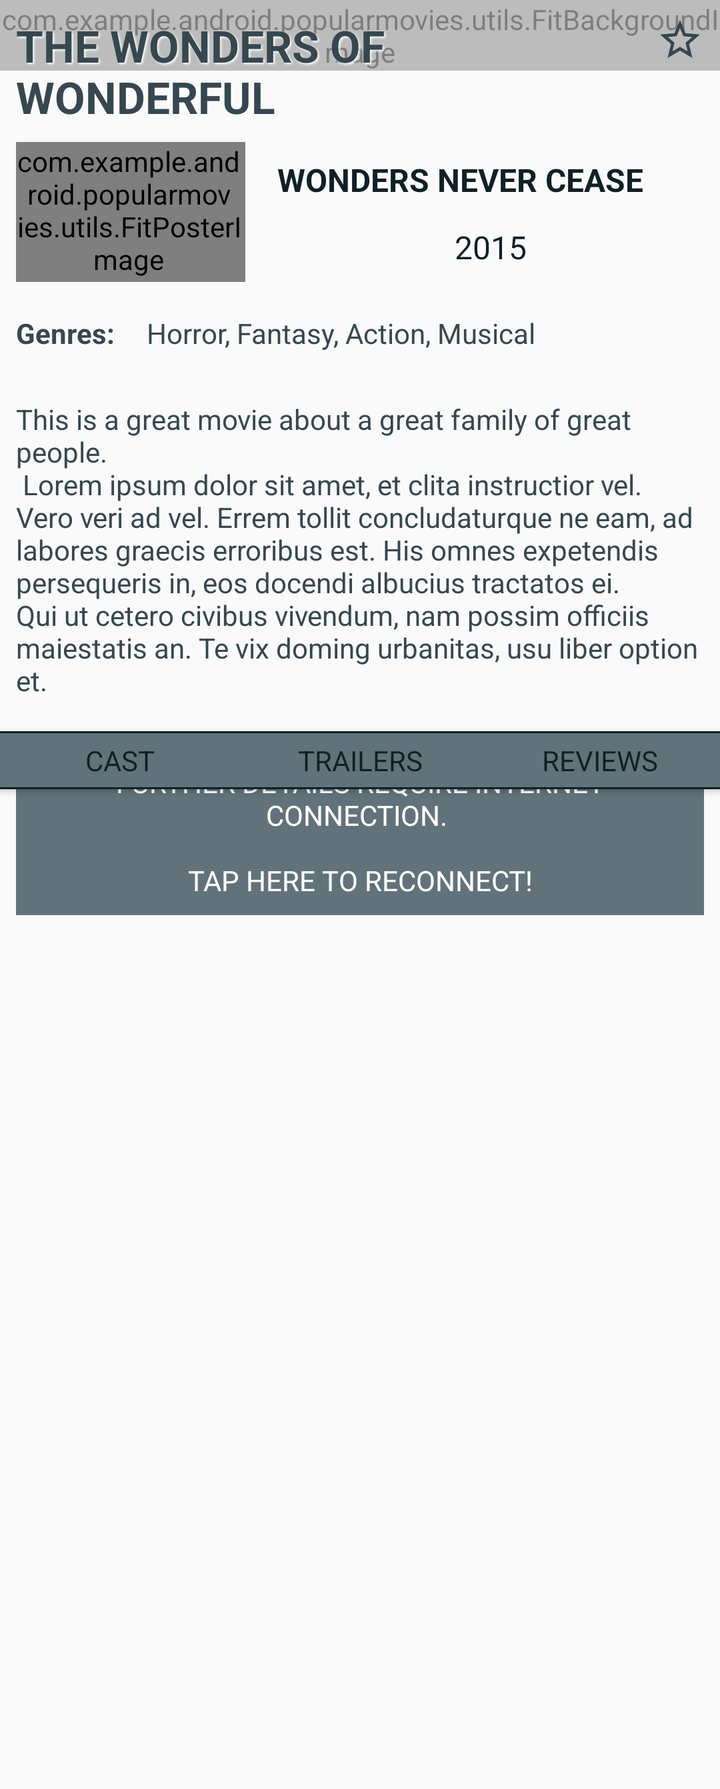
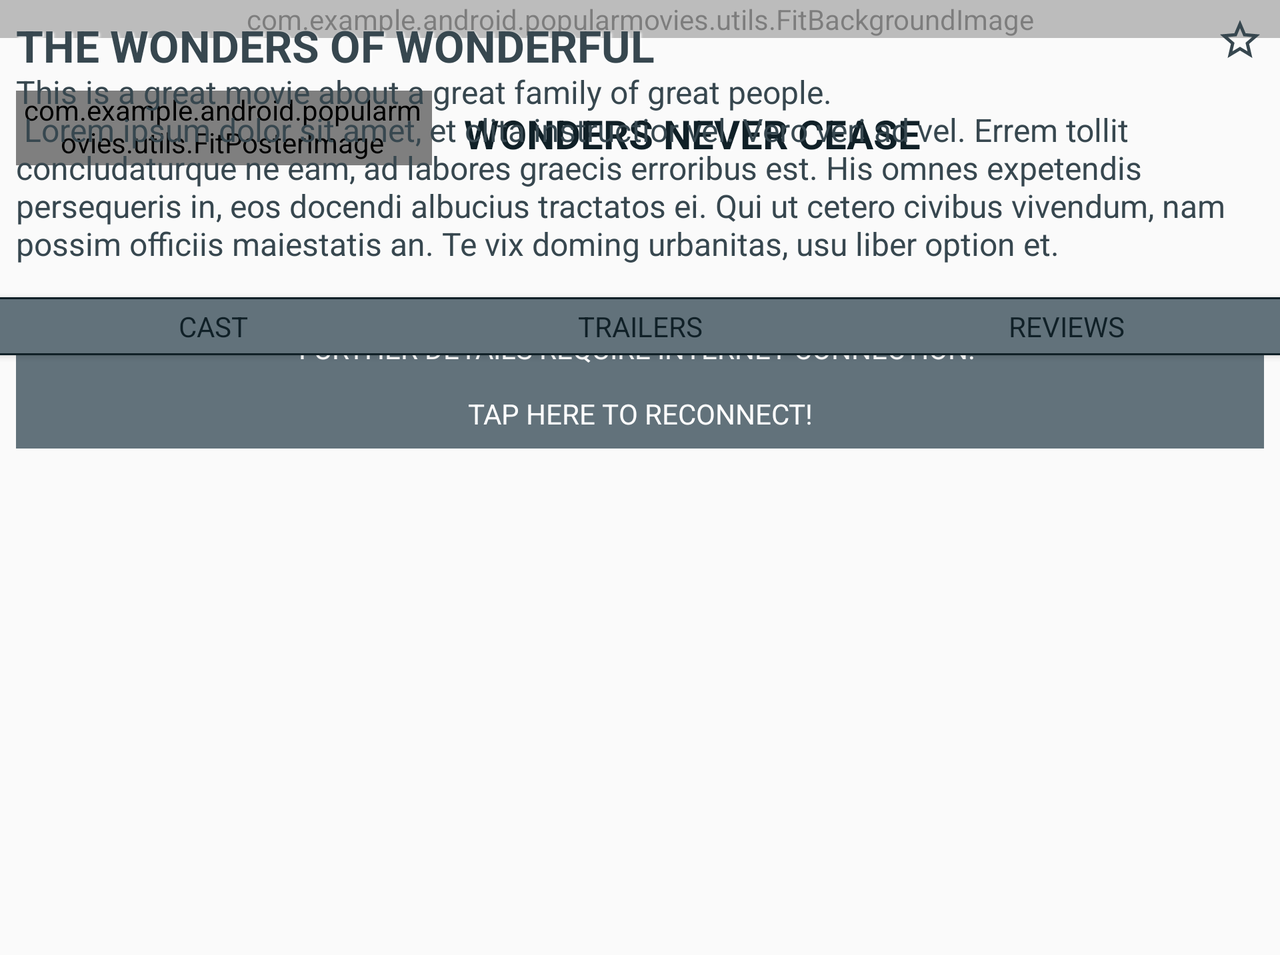

First picture: res/layout/ on a phone held upright. Second picture: the repository's own variant of that layout, on a device whose configuration matches the variant's folder. Source for both follows.
<!-- AndroidManifest.xml: application theme AppTheme -->
<!-- res/layout/activity_details.xml -->
<?xml version="1.0" encoding="utf-8"?>
<android.support.v4.widget.NestedScrollView
    xmlns:android="http://schemas.android.com/apk/res/android"
    xmlns:tools="http://schemas.android.com/tools"
    android:id="@+id/sv_main_scroll"
    android:layout_width="match_parent"
    android:layout_height="wrap_content"
    tools:context="com.example.android.popularmovies.DetailsActivity">

    <RelativeLayout
        android:id="@+id/rl_Relative"
        android:layout_width="match_parent"
        android:layout_height="wrap_content">

        <com.example.android.popularmovies.utils.FitBackgroundImage
            android:id="@+id/iv_backdrop"
            style="@style/detail_background_image" />

        <ImageButton
            android:id="@+id/btn_favourites"
            style="@style/favourites_Button"
            android:layout_alignParentEnd="true"
            android:layout_alignParentRight="true"
            android:layout_alignParentTop="true"
            android:contentDescription="@string/favourites_btn_descript" />

        <TextView
            android:id="@+id/tv_movie_title"
            style="@style/movie_title"
            android:layout_alignParentLeft="true"
            android:layout_alignParentStart="true"
            android:layout_alignParentTop="true"
            android:layout_marginEnd="40dp"
            android:layout_marginRight="40dp"
            tools:text="@string/mock_title" />

        <LinearLayout
            android:id="@+id/ll_poster_container"
            android:layout_width="match_parent"
            android:layout_height="wrap_content"
            android:layout_alignParentLeft="true"
            android:layout_alignParentStart="true"
            android:layout_below="@id/tv_movie_title"
            android:orientation="horizontal">

            <com.example.android.popularmovies.utils.FitPosterImage
                android:id="@+id/iv_poster"
                style="@style/poster_image"
                android:layout_marginLeft="8dp"
                android:layout_marginRight="8dp"
                android:layout_weight="1"
                tools:src="@drawable/imagenotfound" />

            <LinearLayout
                android:layout_width="0dp"
                android:layout_height="match_parent"
                android:layout_weight="2"
                android:orientation="vertical">

                <TextView
                    android:id="@+id/tv_tagline"
                    style="@style/tagline_text"
                    android:layout_gravity="start"
                    android:padding="8dp"
                    android:textSize="16sp"
                    tools:text="@string/mock_tagline" />

                <TextView
                    android:id="@+id/tv_release_date"
                    style="@style/details_text"
                    android:layout_gravity="center"
                    android:padding="4dp"
                    android:textSize="16sp"
                    tools:text="@string/mock_release_date" />

                <TextView
                    android:id="@+id/tv_rating"
                    style="@style/details_text"
                    android:layout_gravity="center"
                    android:padding="4dp"
                    android:textSize="16sp"
                    tools:text="@string/mock_rating" />

                <TextView
                    android:id="@+id/tv_runtime"
                    style="@style/details_text"
                    android:layout_gravity="center"
                    android:padding="4dp"
                    android:textSize="16sp"
                    tools:text="@string/mock_runtime" />

            </LinearLayout>
        </LinearLayout>

        <TextView
            android:id="@+id/tv_genres_tag"
            style="@style/genre_text_style"
            android:layout_alignParentLeft="true"
            android:layout_alignParentStart="true"
            android:layout_below="@id/ll_poster_container"
            android:padding="8dp"
            android:text="@string/genres_tag"
            android:textSize="14sp"
            android:textStyle="bold" />

        <TextView
            android:id="@+id/tv_genres"
            style="@style/genre_text_style"
            android:layout_below="@id/ll_poster_container"
            android:layout_toEndOf="@id/tv_genres_tag"
            android:layout_toRightOf="@id/tv_genres_tag"
            android:padding="8dp"
            android:textSize="14sp"
            tools:text="@string/mock_genre" />

        <TextView
            android:id="@+id/tv_synopsis"
            style="@style/synopsis_text_style"
            android:layout_below="@id/tv_genres_tag"
            android:textSize="14sp"
            tools:text="@string/mock_synopsis" />

        <TextView
            android:id="@+id/no_internet_view"
            style="@style/no_fragments_view"
            android:layout_below="@id/tv_synopsis"
            android:text="@string/no_internet_details" />

        <LinearLayout
            android:id="@+id/button_holder"
            android:layout_width="match_parent"
            android:layout_height="wrap_content"
            android:layout_below="@id/tv_synopsis"
            android:background="@color/colorPrimaryDark"
            android:elevation="2dp">

            <TextView
                android:id="@+id/tv_cast_button"
                style="@style/fragment_control_buttons"
                android:text="@string/cast_button"
                android:textAllCaps="true" />

            <TextView
                android:id="@+id/tv_trailer_button"
                style="@style/fragment_control_buttons"
                android:text="@string/trailer_button" />

            <TextView
                android:id="@+id/tv_reviews_button"
                style="@style/fragment_control_buttons"
                android:text="@string/reviews_button" />
        </LinearLayout>

        <FrameLayout
            android:id="@+id/fragment_holder"
            android:layout_width="match_parent"
            android:layout_height="500dp"
            android:layout_below="@id/button_holder" />

    </RelativeLayout>
</android.support.v4.widget.NestedScrollView>
<!-- resources referenced by this layout -->
<resources>
  <color name="colorPrimaryDark">#102027</color>
  <string name="cast_button">Cast</string>
  <string name="favourites_btn_descript">Favourites</string>
  <string name="genres_tag">Genres:</string>
  <string name="mock_genre">Horror, Fantasy, Action, Musical</string>
  <string name="mock_rating">10/10</string>
  <string name="mock_release_date">2015</string>
  <string name="mock_runtime">183 mins</string>
  <string name="mock_synopsis">This is a great movie about a great family of great people.\n
          Lorem ipsum dolor sit amet, et clita instructior vel. Vero veri ad vel.
          Errem tollit concludaturque ne eam, ad labores graecis erroribus est.
          His omnes expetendis persequeris in, eos docendi albucius tractatos ei.
          Qui ut cetero civibus vivendum, nam possim officiis maiestatis an.
          Te vix doming urbanitas, usu liber option et."</string>
  <string name="mock_tagline">Wonders never cease</string>
  <string name="mock_title">The Wonders of Wonderful</string>
  <string name="no_internet_details">Further Details Require Internet Connection. \n\nTap here to Reconnect!</string>
  <string name="reviews_button">Reviews</string>
  <string name="trailer_button">Trailers</string>
  <style name="detail_background_image">
          <item name="android:layout_width">match_parent</item>
          <item name="android:layout_height">wrap_content</item>
          <item name="android:scaleType">fitCenter</item>
          <item name="android:focusable">false</item>
          <item name="android:alpha">0.50</item>
      </style>
  <style name="favourites_Button">
          <item name="android:layout_width">wrap_content</item>
          <item name="android:layout_height">wrap_content</item>
          <item name="android:layout_gravity">center</item>
          <item name="android:background">@android:color/transparent</item>
          <item name="android:padding">8dp</item>
          <item name="android:src">@drawable/ic_star_border_black_24dp</item>
      </style>
  <style name="genre_text_style">
          <item name="android:layout_marginTop">8dp</item>
          <item name="android:padding">8sp</item>
          <item name="android:layout_width">wrap_content</item>
          <item name="android:layout_height">wrap_content</item>
          <item name="android:textColor">@color/colorPrimary</item>
          <item name="android:fontFamily" tools:targetApi="jelly_bean">sans-serif</item>
      </style>
  <style name="poster_image">
          <item name="android:layout_width">0dp</item>
          <item name="android:layout_height">wrap_content</item>
          
          <item name="android:background">@color/colorPrimaryDark</item>
          <item name="android:paddingBottom">2dp</item>
          <item name="android:paddingRight">2dp</item>
      </style>
  <color name="primaryTextColor">#ffffff</color>
  <color name="primaryLightColor">#62727b</color>
  <color name="colorPrimary">#37474f</color>
  <color name="colorAccent">#dd2c00</color>
  <style name="custom_preference_theme" parent="PreferenceThemeOverlay.v14.Material">
          <item name="android:background">@color/primaryLightColor</item>
          <item name="android:textColorPrimary">@color/primaryTextColor</item>
          <item name="android:textColorSecondary">@color/secondaryTextColor</item>
          <item name="android:textStyle">bold</item>
      </style>
  <style name="MainActionBar.Popup" parent="ThemeOverlay.AppCompat.Light">
          <item name="android:colorBackground">@color/primaryLightColor</item>
          <item name="android:textColor">@color/primaryTextColor</item>
      </style>
  <style name="popup_Window_style" parent="Theme.AppCompat.Dialog.Alert">
          <item name="android:background">@color/primaryLightColor</item>
          <item name="android:textColor">@color/primaryTextColor</item>
          <item name="colorAccent">@color/colorPrimaryDark</item>
      </style>
  <color name="secondaryTextColor">#aaa</color>
</resources>
<!-- res/layout-land/activity_details.xml (the repository's variant of the layout above) -->
<!-- drawn on the phone turned sideways -->
<?xml version="1.0" encoding="utf-8"?>
<android.support.v4.widget.NestedScrollView
    xmlns:android="http://schemas.android.com/apk/res/android"
    xmlns:tools="http://schemas.android.com/tools"
    android:id="@+id/sv_main_scroll"
    android:layout_width="match_parent"
    android:layout_height="wrap_content"
    tools:context="com.example.android.popularmovies.DetailsActivity">

    <RelativeLayout
        android:layout_width="match_parent"
        android:layout_height="wrap_content">

        <com.example.android.popularmovies.utils.FitBackgroundImage
            android:id="@+id/iv_backdrop"
            style="@style/detail_background_image" />

        <ImageButton
            android:contentDescription="@string/favourites_btn_descript"
            android:id="@+id/btn_favourites"
            style="@style/favourites_Button"
            android:layout_alignParentEnd="true"
            android:layout_alignParentRight="true"
            android:layout_alignParentTop="true" />

        <TextView
            android:id="@+id/tv_movie_title"
            style="@style/movie_title"
            android:layout_alignParentLeft="true"
            android:layout_alignParentStart="true"
            android:layout_alignParentTop="true"
            android:layout_marginEnd="40dp"
            android:layout_marginRight="40dp"
            tools:text="@string/mock_title" />

        <LinearLayout
            android:id="@+id/ll_poster_container"
            android:layout_width="match_parent"
            android:layout_height="wrap_content"
            android:layout_alignParentLeft="true"
            android:layout_alignParentStart="true"
            android:layout_below="@id/tv_movie_title"
            android:orientation="horizontal">

            <com.example.android.popularmovies.utils.FitPosterImage
                android:id="@+id/iv_poster"
                style="@style/poster_image"
                android:layout_marginLeft="8dp"
                android:layout_marginRight="8dp"
                android:layout_weight="1"
                tools:src="@drawable/imagenotfound" />

            <LinearLayout
                android:layout_width="0dp"
                android:layout_height="match_parent"
                android:layout_weight="2"
                android:orientation="vertical">

                <TextView
                    android:id="@+id/tv_tagline"
                    style="@style/tagline_text"
                    android:layout_gravity="start"
                    android:padding="8dp"
                    android:textSize="20sp"
                    tools:text="@string/mock_tagline" />

                <TextView
                    android:id="@+id/tv_release_date"
                    style="@style/details_text"
                    android:layout_gravity="center"
                    android:padding="8dp"
                    android:textSize="16sp"
                    tools:text="@string/mock_release_date" />

                <TextView
                    android:id="@+id/tv_rating"
                    style="@style/details_text"
                    android:layout_gravity="center"
                    android:padding="8dp"
                    android:textSize="16sp"
                    tools:text="@string/mock_rating" />

                <TextView
                    android:id="@+id/tv_runtime"
                    style="@style/details_text"
                    android:layout_gravity="center"
                    android:padding="8dp"
                    android:paddingBottom="8dp"
                    android:textSize="16sp"
                    tools:text="@string/mock_runtime" />

                <LinearLayout
                    android:layout_width="match_parent"
                    android:layout_height="wrap_content">

                    <TextView
                        android:id="@+id/tv_genres_tag"
                        style="@style/details_text"
                        android:layout_marginTop="16dp"
                        android:padding="8dp"
                        android:text="@string/genres_tag"
                        android:textSize="14sp"
                        android:textStyle="bold" />

                    <TextView
                        android:id="@+id/tv_genres"
                        style="@style/details_text"
                        android:layout_marginTop="16dp"
                        android:padding="8dp"
                        android:textSize="14sp"
                        tools:text="@string/mock_genre" />
                </LinearLayout>

            </LinearLayout>
        </LinearLayout>

        <TextView
            android:id="@+id/tv_synopsis"
            style="@style/synopsis_text_style"
            android:layout_below="@id/iv_backdrop"
            android:textSize="16sp"
            tools:text="@string/mock_synopsis" />

        <TextView
            android:id="@+id/no_internet_view"
            style="@style/no_fragments_view"
            android:layout_below="@id/tv_synopsis"
            android:text="@string/no_internet_details" />

        <LinearLayout
            android:id="@+id/button_holder"
            android:layout_width="match_parent"
            android:layout_height="wrap_content"
            android:layout_below="@id/tv_synopsis"
            android:background="@color/colorPrimaryDark"
            android:elevation="2dp">

            <TextView
                android:id="@+id/tv_cast_button"
                style="@style/fragment_control_buttons"
                android:text="@string/cast_button" />

            <TextView
                android:id="@+id/tv_trailer_button"
                style="@style/fragment_control_buttons"
                android:text="@string/trailer_button" />

            <TextView
                android:id="@+id/tv_reviews_button"
                style="@style/fragment_control_buttons"
                android:text="@string/reviews_button" />
        </LinearLayout>

        <FrameLayout
            android:id="@+id/fragment_holder"
            android:layout_width="match_parent"
            android:layout_height="300dp"
            android:layout_below="@id/button_holder" />

    </RelativeLayout>
</android.support.v4.widget.NestedScrollView>
<!-- resources referenced by the variant -->
<!-- as the phone turned sideways resolves them -->
<resources>
  <color name="colorPrimaryDark">#102027</color>
  <string name="cast_button">Cast</string>
  <string name="favourites_btn_descript">Favourites</string>
  <string name="genres_tag">Genres:</string>
  <string name="mock_genre">Horror, Fantasy, Action, Musical</string>
  <string name="mock_rating">10/10</string>
  <string name="mock_release_date">2015</string>
  <string name="mock_runtime">183 mins</string>
  <string name="mock_synopsis">This is a great movie about a great family of great people.\n
          Lorem ipsum dolor sit amet, et clita instructior vel. Vero veri ad vel.
          Errem tollit concludaturque ne eam, ad labores graecis erroribus est.
          His omnes expetendis persequeris in, eos docendi albucius tractatos ei.
          Qui ut cetero civibus vivendum, nam possim officiis maiestatis an.
          Te vix doming urbanitas, usu liber option et."</string>
  <string name="mock_tagline">Wonders never cease</string>
  <string name="mock_title">The Wonders of Wonderful</string>
  <string name="no_internet_details">Further Details Require Internet Connection. \n\nTap here to Reconnect!</string>
  <string name="reviews_button">Reviews</string>
  <string name="trailer_button">Trailers</string>
  <style name="detail_background_image">
          <item name="android:layout_width">match_parent</item>
          <item name="android:layout_height">wrap_content</item>
          <item name="android:scaleType">fitCenter</item>
          <item name="android:focusable">false</item>
          <item name="android:alpha">0.50</item>
      </style>
  <style name="favourites_Button">
          <item name="android:layout_width">wrap_content</item>
          <item name="android:layout_height">wrap_content</item>
          <item name="android:layout_gravity">center</item>
          <item name="android:background">@android:color/transparent</item>
          <item name="android:padding">8dp</item>
          <item name="android:src">@drawable/ic_star_border_black_24dp</item>
      </style>
  <style name="poster_image">
          <item name="android:layout_width">0dp</item>
          <item name="android:layout_height">wrap_content</item>
          
          <item name="android:background">@color/colorPrimaryDark</item>
          <item name="android:paddingBottom">2dp</item>
          <item name="android:paddingRight">2dp</item>
      </style>
  <style name="synopsis_text_style">
          <item name="android:layout_marginTop">8dp</item>
          <item name="android:padding">8sp</item>
          <item name="android:layout_marginBottom">8dp</item>
          <item name="android:layout_width">match_parent</item>
          <item name="android:layout_height">wrap_content</item>
          <item name="android:textColor">@color/colorPrimary</item>
          <item name="android:fontFamily" tools:targetApi="jelly_bean">sans-serif</item>
      </style>
  <color name="primaryTextColor">#ffffff</color>
  <color name="primaryLightColor">#62727b</color>
  <color name="colorPrimary">#37474f</color>
  <color name="colorAccent">#dd2c00</color>
  <style name="custom_preference_theme" parent="PreferenceThemeOverlay.v14.Material">
          <item name="android:background">@color/primaryLightColor</item>
          <item name="android:textColorPrimary">@color/primaryTextColor</item>
          <item name="android:textColorSecondary">@color/secondaryTextColor</item>
          <item name="android:textStyle">bold</item>
      </style>
  <style name="MainActionBar.Popup" parent="ThemeOverlay.AppCompat.Light">
          <item name="android:colorBackground">@color/primaryLightColor</item>
          <item name="android:textColor">@color/primaryTextColor</item>
      </style>
  <style name="popup_Window_style" parent="Theme.AppCompat.Dialog.Alert">
          <item name="android:background">@color/primaryLightColor</item>
          <item name="android:textColor">@color/primaryTextColor</item>
          <item name="colorAccent">@color/colorPrimaryDark</item>
      </style>
  <color name="secondaryTextColor">#aaa</color>
</resources>
